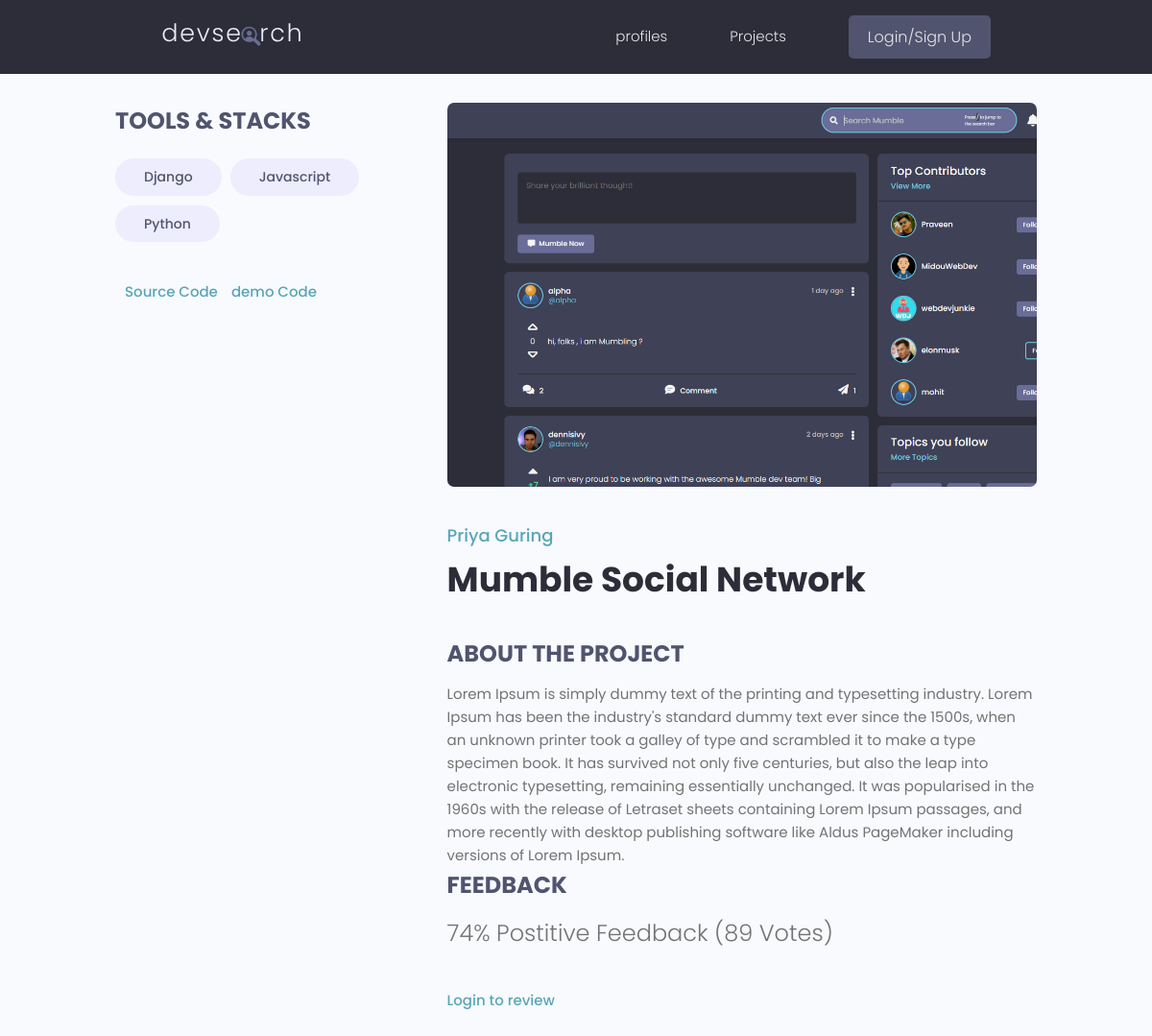
/projects/project/7c7d1f9c-43e5-4421-b1ee-d9eb6254ca85/, run on an earlier commit of the app's database.
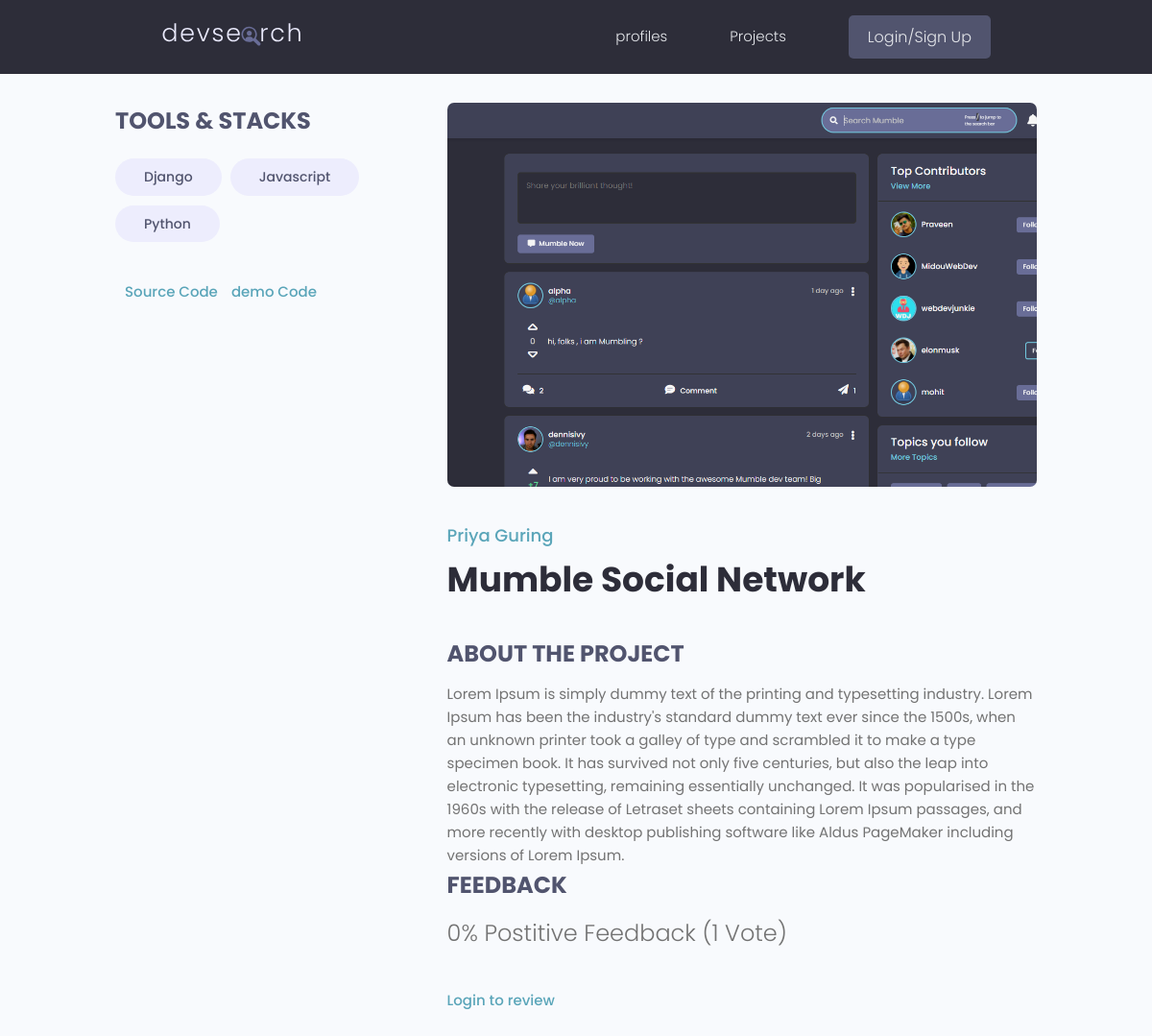
And on a later commit of the database.
### projects/models.py (models this page shows, shortened)
class Tag(models.Model):
    name = models.CharField(max_length=400)
    created = models.DateTimeField(auto_now_add=True)
    id = models.UUIDField(
        default=uuid.uuid4, unique=True, primary_key=True, editable=False
    )
    def __str__(self):
        return self.name

class Project(models.Model):
    owner = models.ForeignKey(Profile, null=True, blank=True, on_delete=models.SET_NULL)
    title = models.CharField(max_length=200)
    description = models.TextField(null=True, blank=True)
    featured_image = models.ImageField(null=True, blank=True, default="default.jpg")
    demo_link = models.CharField(max_length=2000, blank=True, null=True)
    source_link = models.CharField(max_length=2000, null=True, blank=True)
    tags = models.ManyToManyField(
        "Tag", blank=True
    )  # tag class mathi bhako bhaye cotes chai daina
    vote_total = models.IntegerField(default=0, null=True, blank=True)
    vote_ratio = models.IntegerField(default=0, null=True, blank=True)
    created = models.DateTimeField(auto_now_add=True)
    id = models.UUIDField(
        default=uuid.uuid4, unique=True, primary_key=True, editable=False
    )
    class Meta:
        ordering = ["-vote_total", "-vote_ratio", "created"]
    @property
    def reviewers(self):
        queryset = self.review_set.all().values_list("owner__id", flat=True)
        return queryset

### users/models.py (models this page shows, shortened)
class Profile(models.Model):
    user = models.OneToOneField(User, on_delete=models.CASCADE, null=True, blank=True)
    name = models.CharField(max_length=200, blank=True, null=True)
    username = models.CharField(max_length=200, blank=True, null=True)
    location = models.CharField(max_length=200, blank=True, null=True)
    email = models.EmailField(max_length=500, blank=True, null=True)
    short_intro = models.CharField(max_length=200, blank=True, null=True)
    bio = models.TextField(blank=True, null=True)
    profile_image = models.ImageField(
        null=True,
        blank=True,
        upload_to="profiles/",
        default="profiles/user-default.png",
    )
    Social_github = models.CharField(max_length=200, blank=True, null=True)
    Social_twitter = models.CharField(max_length=200, blank=True, null=True)
    Social_linkedin = models.CharField(max_length=200, blank=True, null=True)
    Social_youtube = models.CharField(max_length=200, blank=True, null=True)
    Social_website = models.CharField(max_length=200, blank=True, null=True)
    id = models.UUIDField(
        default=uuid.uuid4, unique=True, primary_key=True, editable=False
    )
    created = models.DateTimeField(auto_now_add=True)

### projects/views.py (the view, shortened to what this page needs)
# urls.py: path("project/<str:pk>/", views.project, name="project"),
def project(request, pk):
    projectObj = Project.objects.get(id=pk)
    tags = projectObj.tags.all()
    form = ReviewForm()
    context = {"projectObj": projectObj, "tags": tags, "form": form}
    return render(request, "projects/single-project.html", context)

### projects/templates/projects/single-project.html (shortened to what this page needs)
{% extends 'main.html'%}
{%block content%}
<main class="singleProject my-md">
    <div class="container">
        <div class="layout">
            <div class="column column--1of3">
                <h3 class="singleProject__subtitle">Tools & Stacks</h3>
                <div class="singleProject__toolStack">
                    {% for tag in projectObj.tags.all%}
                    <span class="tag tag--pill tag--sub tag--lg">
                        <small>{{tag}}</small>
                    </span>
                    {%endfor%}
                </div>
                {%if projectObj.source_link%}
                <a class="singleProject__liveLink" href="#" target="_blank">Source
                    Code
                </a>
                {%endif%}
                {%if projectObj.demo_link%}
                <a class="singleProject__liveLink" href="#" target="_blank">demo
                    Code
                </a>
                {%endif%}
            </div>
            <div class="column column--2of3">
                <img class="singleProject__preview" src="{{projectObj.featured_image.url}}" alt="portfolio thumbnail" />
                <a href="profile.html" class="singleProject__developer">{{projectObj.owner.name}}</a>
                <h2 class="singleProject__title">{{projectObj.title}}</h2>
                <h3 class="singleProject__subtitle">About the Project</h3>
                <div class="singleProject__info">
                    {{projectObj.description}}
                </div>
                <div class="">
                    <h3 class="singleProject__subtitle">Feedback</h3>
                    <h5 class="project--rating">
                        {{projectObj.vote_ratio}}% Postitive Feedback ({{projectObj.vote_total}}
                        Vote{{projectObj.vote_total|pluralize:"s"}})
                    </h5>
                    {%if request.user.profile.id in projectObj.reviewers%}
                    <p>Review already submitted for this project</p>
                    {%elif request.user.profile == projectObj.owner%}
                    <p>Owner cannot review there own project</p>
                    {%else%}
                    <a href="{% url 'login' %}?next={{request.path}}">Login to review</a>
                    {%endif%}
                </div>
            </div>
        </div>
    </div>
</main>
{%endblock content%}

### templates/main.html (shortened to what this page needs)
<!DOCTYPE html>
{% load static%}
<html lang="en">
<head>
    <link rel="stylesheet" href="https://cdn.iconmonstr.com/1.3.0/css/iconmonstr-iconic-font.min.css" />
    <link rel="stylesheet" href="{% static 'uikit/styles/uikit.css'%}" />
    <link rel="stylesheet" href="{% static 'styles/app.css'%}" />
</head>
<body>
    {% include 'navbar.html'%}
    {% block content%}
    {% endblock content %}
</body>
</html>

### templates/navbar.html (shortened to what this page needs)
{%load static%}
<header class="header">
    <div class="container container--narrow">
        <a href="{%url 'profiles' %}" class="header__logo">
            <img src="{% static 'images/logo.svg'%}" alt="DevSearch Logo" />
        </a>
        <nav class="header__nav">
            <ul class="header__menu">
                <li class="header__menuItem"><a href="{%url 'profiles'%}">profiles</a></li>
                <li class="header__menuItem"><a href="{%url 'projects'%}">Projects</a></li>
                {% if request.user.is_authenticated %}
                <li class="header__menuItem"><a href="{%url 'account'%}">Account</a></li>
                <li class="header__menuItem"><a href="{%url 'inbox'%}">Inbox</a></li>
                <li class="header__menuItem"><a href="{% url 'logout' %}" class="btn btn--sub">Logout</a></li>
                {%else%}
                <li class="header__menuItem"><a href="{% url 'login' %}" class="btn btn--sub">Login/Sign Up</a></li>
                {%endif%}
            </ul>
        </nav>
    </div>
</header>

### static/styles/app.css (style rules this page uses)
:root { --color-sub: #2d2d39; }
.btn--sub { background-color: var(--color-sub-light); }
img { width: 100%; }
.header { position: sticky; z-index: 111; background-color: var(--color-sub); padding: 1.5rem 0; }
.header>.container { display: flex; justify-content: space-between; align-items: center; }
.header__logo>img { height: 3.8rem; }
.header__nav>ul { display: inline-flex; align-items: center; list-style: none; gap: 6.5rem; }
.header__menuItem>a { color: var(--color-light); font-weight: 300; }
.singleProject .column--1of3 { order: 2; }
@media screen and (min-width: 1081px) { .singleProject .column--1of3 { order: 1; } }
@media screen and (min-width: 1081px) { .singleProject .column--2of3 { order: 2; } }
.singleProject__toolStack { margin-top: 2rem; margin-bottom: 4rem; }
.singleProject__liveLink { font-weight: 500; transition: all 0.3s ease-in-out; border-bottom: 2px solid transparent; }
.singleProject__preview { height: 50vh; object-fit: cover; object-position: top center; margin-bottom: 3rem; border-radius: 0.7rem; }
.singleProject__developer { font-size: 1.8rem; font-weight: 500; }
.singleProject__title { font-size: 3.6rem; font-weight: 700; color: var(--color-sub); margin-bottom: 3rem; }
.project--rating { margin-bottom: 1.6em; margin-top: .5em; }
.singleProject__subtitle { text-transform: uppercase; font-size: 2.4rem; font-weight: 700; color: var(--color-sub-light); margin-bottom: 1rem; }

### static/uikit/styles/modules/_variables.css (style rules this page uses)
:root { --color-main: #5aa5b9; --color-main-light: #e6faff; --color-sub: #3f4156; --color-sub-light: #51546e; --color-sub-lighter: #ededfd; --color-text: #737373; --color-gray: #8b8b8b; --color-light: #e5e7eb; --color-light-gray: #767676; --color-bg: #f8fafd; --color-white: #fffefd; --color-white-light: #f3f3f3; --color-success: #359e64; --color-success-bg: #def8e8; --color-error: #fc4b0b; --color-error-bg: #fff2ee; --font-base: 'Poppins', arial, helvetica, 'Segoe UI', roboto, ubuntu, sans-serif; --font-monospace: 'Fira Code', 'Courier New', courier, monospace; --font-regular: 300; --font-medium: 500; --font-bold: 700; --generic-shadow: 1px 1px 5px #00000010; --generic-transition: all 0.3s ease-in-out; }

### static/uikit/styles/modules/_base.css (style rules this page uses)
* { margin: 0; padding: 0; box-sizing: border-box; text-rendering: optimizeLegibility; color: inherit; font-size: inherit; }
html { font-size: 50%; }
@media only screen and (min-width: 480px) { html { font-size: 56.25%; } }
@media only screen and (min-width: 1200px) { html { font-size: 62.5%; } }
body { line-height: 1.6; font-weight: 400; font-size: 1.5rem; color: var(--color-text); background-color: var(--color-bg); min-height: 100vh; }

### static/uikit/styles/modules/_typography.css (style rules this page uses)
* { font-family: var(--font-base); }
h2 { font-size: 3.6rem; font-weight: var(--font-bold); }
h3 { font-size: 3.2rem; font-weight: var(--font-medium); }
h5 { font-size: 2.4rem; font-weight: var(--font-medium); }
h5, h6 { font-weight: var(--font-regular); }
p, span, strong { font-size: 1.6rem; color: var(--color-text); font-weight: var(--font-regular); }
a { padding-bottom: 2px; text-decoration: none; display: inline-block; color: var(--color-main); font-weight: var(--font-medium); }

### static/uikit/styles/modules/_utilities.css (style rules this page uses)
.container { width: 92%; max-width: 165rem; margin: 0 auto; box-sizing: border-box; }
.container--narrow { width: 92%; max-width: 120rem; }
@media screen and (min-width: 1000px) { .container { width: 90%; } }
@media screen and (min-width: 1000px) { .container--narrow { width: 85%; } }
@media screen and (min-width: 1200px) { .container { width: 80%; } }
@media screen and (min-width: 1200px) { .container--narrow { width: 72%; } }
.my-md { margin: 3rem auto; }

### static/uikit/styles/modules/_button.css (style rules this page uses)
.btn { display: inline-block; position: relative; cursor: pointer; background-color: var(--color-light); font-weight: var(--font-medium); color: var(--color-sub); text-decoration: none; padding: 1rem 2rem; border-radius: 0.5rem; border: none; width: -webkit-fit-content; width: -moz-fit-content; width: fit-content; height: -webkit-fit-content; height: -moz-fit-content; height: fit-content; font-size: 1.6rem; outline-width: 0; outline-color: transparent; -webkit-backface-visibility: hidden; backface-visibility: hidden; transition: all 0.3s ease-in-out; }
.btn--sub { background-color: var(--color-sub); color: var(--color-white); }

### static/uikit/styles/modules/_layout.css (style rules this page uses)
.layout { display: flex; flex-flow: row wrap; justify-content: space-between; }
.layout > .column { margin-bottom: 3rem; }
.layout > .column.column--1of3 { flex-basis: 30%; }
.layout > .column.column--2of3 { flex-basis: 64%; }

What changed in the data, as far as the page shows it:
changed Project "Mumble Social Network": vote_ratio "74" → "0"; vote_total "89" → "1"
